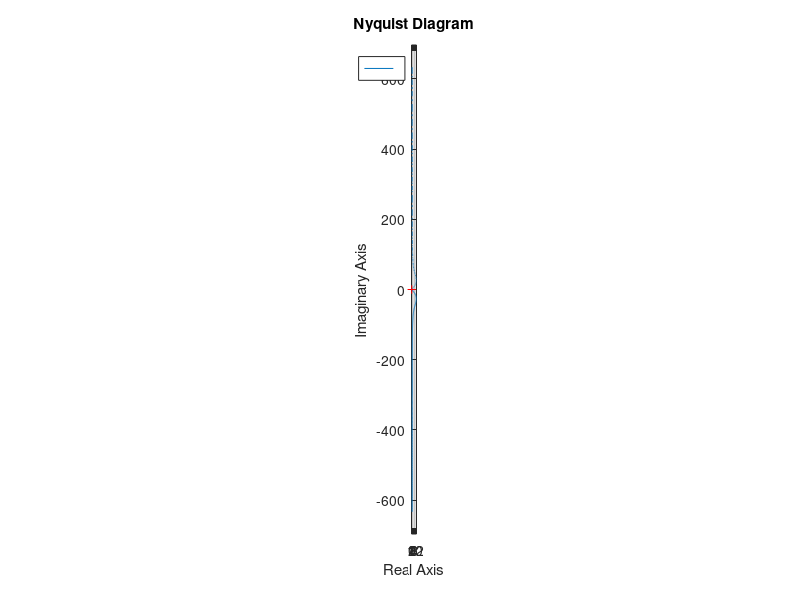

Source code (MATLAB):
clear;
close all;
clc;

% --- Fixed parameters
Kp_val   = 150;
Ki_val   = -90;
Kd_val   = -70;
Kq_val   = 0.05;
K_G_val  = -0.22365;
Nd_val   = 20;
Ts_val = 0.01;


% [points_s, points_z] = nyquist_func(Ts_val, K_G_val, Kq_val, Kp_val, Ki_val, Kd_val, Nd_val);




% PID = Kd*s + Kp + Ki/s;
% L1 = PID * K_G * 1/s;
% L2 = L1/(1+L1*K_q);
% Tf_Final_s = L2 * 1/s;

PID = tf([Kd_val, 0],1) + tf(Kp_val,1) + tf(Ki_val,[1,0]);
L1 = PID * K_G_val * tf(1,[1,0]);
L2 = L1/(1+L1*Kq_val);
Tf_Final_s = L2 * tf(1,[1,0]);

minreal(Tf_Final_s)

nyquist(minreal(Tf_Final_s))
axis equal
 
% figure;
% plot(real(points_z), imag(points_z), 'b-', 'LineWidth',1.5);
% hold on; grid on; axis equal;
% 
% % draw real and imaginary axes
% xline(0, 'k--', 'LineWidth',1);
% yline(0, 'k--', 'LineWidth',1);
% 
% % mark the -1 point
% plot(-1, 0, 'ro', 'MarkerSize',8, 'LineWidth',2);
% 
% % optional: add an arrow showing increasing ω
% midIdx = round(length(points_z)/2);
% dx = real(points_z(midIdx+1)) - real(points_z(midIdx));
% dy = imag(points_z(midIdx+1)) - imag(points_z(midIdx));
% quiver(real(points_z(midIdx)), imag(points_z(midIdx)), dx, dy, 0, ...
%        'MaxHeadSize',0.5, 'Color','b');
% 
% xlabel('Re\{L(e^{j\omega T_s})\}'); 
% ylabel('Im\{L(e^{j\omega T_s})\}');
% title('Discrete‑Time Nyquist (ω≥0 only)');
% legend('L(e^{jωT_s})','Axes','-1','Location','Best');
% 
% %% Continuous‐time version
% 
% figure;
% plot(real(points_s), imag(points_s), 'r-', 'LineWidth', 1.5);
% hold on; grid on; axis equal;
% plot(real(conj(points_s(2:end-1))), imag(conj(points_s(2:end-1))), 'r-', 'LineWidth', 1.5);
% 
% xline(0, 'k--', 'LineWidth',1);
% yline(0, 'k--', 'LineWidth',1);
% plot(-1, 0, 'ro', 'MarkerSize',8, 'LineWidth',2);  % usually you mark -1+0j for both
% 
% xlabel('Re\{L(j\omega)\}'); 
% ylabel('Im\{L(j\omega)\}');
% title('Continuous‑time Nyquist Plot');
% legend('ω ≥ 0','ω < 0','Axes','-1','Location','Best');
